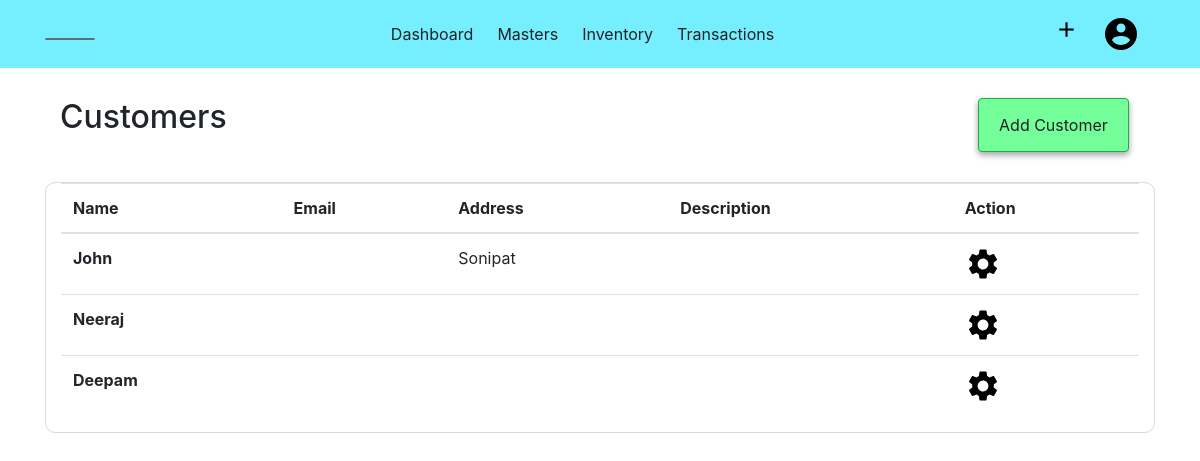
The page /customer (signed in) on the database as committed earlier.
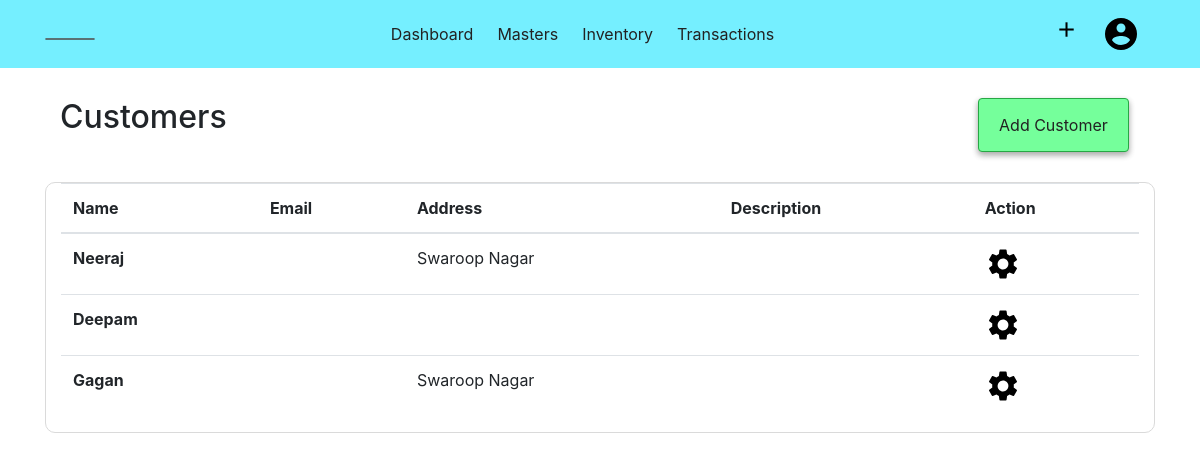
The same page on the database as committed later.
### acsystem/models.py (models this page shows, shortened)
class Customer(db.Model):
    id = db.Column(db.Integer, primary_key=True)
    name = db.Column(db.String(40), nullable=False)
    first = db.Column(db.String(40))
    last = db.Column(db.String(40))
    mailingname = db.Column(db.String(40))
    address = db.Column(db.String(100))
    country = db.Column(db.String(30))
    state = db.Column(db.String(30))
    pin = db.Column(db.Integer)
    email = db.Column(db.String(50))
    phoneno = db.Column(db.Integer)
    gstno = db.Column(db.String(15))
    openingbalance = db.Column(db.Integer, default=0, nullable=False)
    currentbalance = db.Column(db.Integer, default=0, nullable=False)
    description = db.Column(db.Text)
    company_id = db.Column(db.Integer, db.ForeignKey('company.id', ondelete="CASCADE"), nullable=False)

### acsystem/customer/routes.py (the view)
@customers.route('/customer')
@login_required
def customerlist():
    if current_user.activecompany == 0:
        flash(f"No Company is Activated! ","warning")
        return redirect(url_for('company.companies'))
    customers = Customer.query.filter_by(company_id = current_user.activecompany).all()
    return render_template('customertemplate/customerlist.html', title='Customers', customers=customers)

### acsystem/models.py (called while the page is built)
@login_manager.user_loader
def load_user(user_id):
    return User.query.get(int(user_id))

### acsystem/templates/customertemplate/customerlist.html
{% extends "layout.html"%}
{% block content %}
<div class="container">
    <div class="container-fluid">
        <h2 class="float-left">Customers</h2>
        <ul class="nav justify-content-end">
            <li class="btn btn-success">
                <a class="nav-link" href="{{ url_for('customers.addcustomer') }}">Add Customer</a>
            </li>
        </ul>
    </div>
    <div class="container-fluid" style="border:1px solid rgb(218, 218, 218); border-radius:10px;">
        <table class="table table-hover">
            <thead>
                <tr>
                    <th scope="col">Name</th>
                    <th scope="col">Email</th>
                    <th scope="col">Address</th>
                    <th scope="col">Description</th>
                    <th scope="col">Action</th>
                </tr>
            </thead>
            <tbody>
                {% for customer in customers %}
                <tr>
                    <th scope="row">{{customer.name }}</th>
                    <td>{{ customer.email }}</td>
                    <td>{{ customer.address }}</td>
                    <td>{{ customer.description }}</td>
                    <td>
                        <a href="{{ url_for('customers.showcustomer', customer_id = customer.id) }}">
                        <img src="{{ url_for('static',filename='images/setting.png') }}" alt="Setting">
                        </a>
                    </td>
                {% endfor %}
            </tbody>
        </table>
    </div>
</div>
{% endblock content %}

Rows that differ between the two databases and show on the page:
removed Customer: name "John", address "Sonipat"
changed Customer "Neeraj": address (not shown) → "Swaroop Nagar"
added Customer: name "Gagan", address "Swaroop Nagar"
